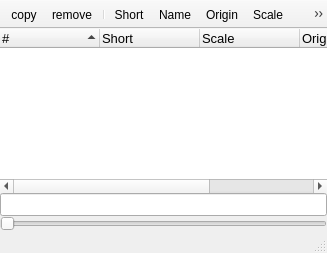
<?xml version="1.0" encoding="UTF-8"?>
<ui version="4.0">
 <class>Image_list</class>
 <widget class="QMainWindow" name="Image_list">
  <property name="geometry">
   <rect>
    <x>0</x>
    <y>0</y>
    <width>327</width>
    <height>253</height>
   </rect>
  </property>
  <property name="windowTitle">
   <string>WinList</string>
  </property>
  <property name="iconSize">
   <size>
    <width>20</width>
    <height>20</height>
   </size>
  </property>
  <property name="unifiedTitleAndToolBarOnMac">
   <bool>true</bool>
  </property>
  <widget class="QWidget" name="centralwidget">
   <layout class="QGridLayout" name="gridLayout" rowstretch="0,0,0">
    <property name="leftMargin">
     <number>0</number>
    </property>
    <property name="topMargin">
     <number>0</number>
    </property>
    <property name="rightMargin">
     <number>0</number>
    </property>
    <property name="bottomMargin">
     <number>0</number>
    </property>
    <property name="verticalSpacing">
     <number>0</number>
    </property>
    <item row="0" column="0">
     <widget class="nTreeWidget" name="images">
      <property name="enabled">
       <bool>true</bool>
      </property>
      <property name="font">
       <font>
        <pointsize>10</pointsize>
       </font>
      </property>
      <property name="acceptDrops">
       <bool>true</bool>
      </property>
      <property name="frameShape">
       <enum>QFrame::NoFrame</enum>
      </property>
      <property name="frameShadow">
       <enum>QFrame::Plain</enum>
      </property>
      <property name="editTriggers">
       <set>QAbstractItemView::NoEditTriggers</set>
      </property>
      <property name="tabKeyNavigation">
       <bool>true</bool>
      </property>
      <property name="dragEnabled">
       <bool>true</bool>
      </property>
      <property name="dragDropMode">
       <enum>QAbstractItemView::DragDrop</enum>
      </property>
      <property name="alternatingRowColors">
       <bool>true</bool>
      </property>
      <property name="selectionMode">
       <enum>QAbstractItemView::ExtendedSelection</enum>
      </property>
      <property name="iconSize">
       <size>
        <width>20</width>
        <height>20</height>
       </size>
      </property>
      <property name="verticalScrollMode">
       <enum>QAbstractItemView::ScrollPerPixel</enum>
      </property>
      <property name="indentation">
       <number>0</number>
      </property>
      <property name="rootIsDecorated">
       <bool>false</bool>
      </property>
      <property name="itemsExpandable">
       <bool>false</bool>
      </property>
      <property name="sortingEnabled">
       <bool>true</bool>
      </property>
      <property name="wordWrap">
       <bool>true</bool>
      </property>
      <property name="expandsOnDoubleClick">
       <bool>true</bool>
      </property>
      <property name="columnCount">
       <number>5</number>
      </property>
      <attribute name="headerShowSortIndicator" stdset="0">
       <bool>true</bool>
      </attribute>
      <column>
       <property name="text">
        <string>#</string>
       </property>
      </column>
      <column>
       <property name="text">
        <string>Short</string>
       </property>
      </column>
      <column>
       <property name="text">
        <string>Scale</string>
       </property>
      </column>
      <column>
       <property name="text">
        <string>Origin</string>
       </property>
      </column>
      <column>
       <property name="text">
        <string>Name</string>
       </property>
      </column>
     </widget>
    </item>
    <item row="1" column="0">
     <widget class="QLineEdit" name="lineEdit">
      <property name="font">
       <font>
        <pointsize>10</pointsize>
       </font>
      </property>
      <property name="toolTip">
       <string>File from which image was open</string>
      </property>
      <property name="readOnly">
       <bool>true</bool>
      </property>
     </widget>
    </item>
    <item row="2" column="0">
     <widget class="QSlider" name="horizontalSlider">
      <property name="orientation">
       <enum>Qt::Horizontal</enum>
      </property>
     </widget>
    </item>
   </layout>
  </widget>
  <widget class="QStatusBar" name="statusBar">
   <property name="font">
    <font>
     <pointsize>10</pointsize>
    </font>
   </property>
  </widget>
  <widget class="QToolBar" name="toolBar">
   <property name="windowTitle">
    <string>toolBar</string>
   </property>
   <property name="movable">
    <bool>false</bool>
   </property>
   <property name="iconSize">
    <size>
     <width>20</width>
     <height>20</height>
    </size>
   </property>
   <attribute name="toolBarArea">
    <enum>TopToolBarArea</enum>
   </attribute>
   <attribute name="toolBarBreak">
    <bool>false</bool>
   </attribute>
   <addaction name="actionCopy"/>
   <addaction name="actionRemove"/>
   <addaction name="separator"/>
   <addaction name="actionShort"/>
   <addaction name="actionName"/>
   <addaction name="actionOrigin"/>
   <addaction name="actionScale"/>
   <addaction name="actionFreeze"/>
   <addaction name="actionRescale"/>
  </widget>
  <action name="actionCopy">
   <property name="icon">
    <iconset>
     <normaloff>:icons//saveClipboard.png</normaloff>:icons//saveClipboard.png</iconset>
   </property>
   <property name="text">
    <string>copy</string>
   </property>
   <property name="toolTip">
    <string>Duplicate image(s)</string>
   </property>
  </action>
  <action name="actionRemove">
   <property name="icon">
    <iconset>
     <normaloff>:icons//remove.png</normaloff>:icons//remove.png</iconset>
   </property>
   <property name="text">
    <string>remove</string>
   </property>
   <property name="toolTip">
    <string>Remove image(s)</string>
   </property>
  </action>
  <action name="actionShort">
   <property name="icon">
    <iconset>
     <normaloff>:icons//short.png</normaloff>:icons//short.png</iconset>
   </property>
   <property name="text">
    <string>Short</string>
   </property>
   <property name="toolTip">
    <string>Change shortname</string>
   </property>
  </action>
  <action name="actionName">
   <property name="icon">
    <iconset>
     <normaloff>:icons//name.png</normaloff>:icons//name.png</iconset>
   </property>
   <property name="text">
    <string>Name</string>
   </property>
   <property name="toolTip">
    <string>Change name</string>
   </property>
  </action>
  <action name="actionOrigin">
   <property name="icon">
    <iconset>
     <normaloff>:icons//center.png</normaloff>:icons//center.png</iconset>
   </property>
   <property name="text">
    <string>Origin</string>
   </property>
   <property name="toolTip">
    <string>Change origin</string>
   </property>
  </action>
  <action name="actionScale">
   <property name="icon">
    <iconset>
     <normaloff>:icons//scale.png</normaloff>:icons//scale.png</iconset>
   </property>
   <property name="text">
    <string>Scale</string>
   </property>
   <property name="toolTip">
    <string>Change scale</string>
   </property>
  </action>
  <action name="actionFreeze">
   <property name="checkable">
    <bool>true</bool>
   </property>
   <property name="icon">
    <iconset resource="../../../build-neutrinoMaster-Brew-MinSizeRel/src/qrc/icons.qrc">
     <normaloff>:/icons/lockOpen.png</normaloff>
     <normalon>:/icons/lockClose.png</normalon>:/icons/lockOpen.png</iconset>
   </property>
   <property name="text">
    <string>freeze</string>
   </property>
   <property name="toolTip">
    <string>Set current origin/scale to new images</string>
   </property>
  </action>
  <action name="actionRescale">
   <property name="icon">
    <iconset resource="../../../build-neutrinoMaster-Brew-MinSizeRel/src/qrc/icons.qrc">
     <normaloff>:/icons/rescale.png</normaloff>:/icons/rescale.png</iconset>
   </property>
   <property name="text">
    <string>Rescale</string>
   </property>
   <property name="toolTip">
    <string>Change image size</string>
   </property>
  </action>
 </widget>
 <customwidgets>
  <customwidget>
   <class>nTreeWidget</class>
   <extends>QTreeWidget</extends>
   <header location="global">nTreeWidget.h</header>
  </customwidget>
 </customwidgets>
 <resources>
  <include location="../../../build-neutrinoMaster-Brew-MinSizeRel/src/qrc/icons.qrc"/>
 </resources>
 <connections/>
</ui>
